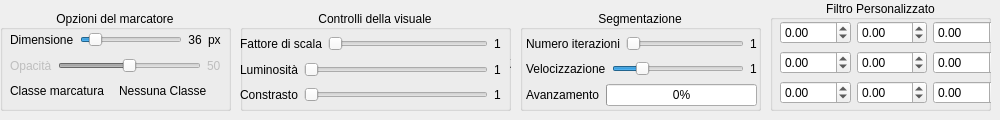
    <widget class="QWidget" name="tab">
     <property name="toolTip">
      <string>Opzioni per la visuale e per l'algoritmo</string>
     </property>
     <attribute name="icon">
      <iconset resource="icons.qrc">
       <normaloff>:/icons/impostazioni_icon</normaloff>:/icons/impostazioni_icon</iconset>
     </attribute>
     <attribute name="title">
      <string>Opzioni</string>
     </attribute>
     <widget class="QGroupBox" name="groupBox">
      <property name="geometry">
       <rect>
        <x>0</x>
        <y>10</y>
        <width>231</width>
        <height>101</height>
       </rect>
      </property>
      <property name="title">
       <string>Opzioni del marcatore</string>
      </property>
      <property name="alignment">
       <set>Qt::AlignCenter</set>
      </property>
      <widget class="QWidget" name="layoutWidget">
       <property name="geometry">
        <rect>
         <x>10</x>
         <y>20</y>
         <width>211</width>
         <height>71</height>
        </rect>
       </property>
       <layout class="QVBoxLayout" name="verticalLayout">
        <item>
         <layout class="QHBoxLayout" name="horizontalLayout_3">
          <item>
           <widget class="QLabel" name="label_4">
            <property name="toolTip">
             <string>Dimensione del selettore delle aree in pixel</string>
            </property>
            <property name="toolTipDuration">
             <number>1</number>
            </property>
            <property name="text">
             <string>Dimensione</string>
            </property>
           </widget>
          </item>
          <item>
           <widget class="QSlider" name="brushSizeSelector">
            <property name="toolTip">
             <string>Dimensione del selettore delle aree in pixel</string>
            </property>
            <property name="toolTipDuration">
             <number>1</number>
            </property>
            <property name="minimum">
             <number>1</number>
            </property>
            <property name="maximum">
             <number>400</number>
            </property>
            <property name="value">
             <number>36</number>
            </property>
            <property name="orientation">
             <enum>Qt::Horizontal</enum>
            </property>
            <property name="tickPosition">
             <enum>QSlider::NoTicks</enum>
            </property>
           </widget>
          </item>
          <item>
           <widget class="QLabel" name="sliderValueLabel">
            <property name="toolTip">
             <string>Dimensione del selettore delle aree in pixel</string>
            </property>
            <property name="toolTipDuration">
             <number>1</number>
            </property>
            <property name="text">
             <string>36</string>
            </property>
            <property name="alignment">
             <set>Qt::AlignCenter</set>
            </property>
           </widget>
          </item>
          <item>
           <widget class="QLabel" name="label_10">
            <property name="toolTip">
             <string>Dimensione del selettore delle aree in pixel</string>
            </property>
            <property name="toolTipDuration">
             <number>1</number>
            </property>
            <property name="text">
             <string>px</string>
            </property>
           </widget>
          </item>
         </layout>
        </item>
        <item>
         <layout class="QHBoxLayout" name="horizontalLayout_2">
          <item>
           <widget class="QLabel" name="label_9">
            <property name="enabled">
             <bool>false</bool>
            </property>
            <property name="toolTip">
             <string>Quanto nell'anteprima, si deve vedere il colore del marcatore. Un valore più alto rende più facile da vedere i segni delle marcature, ma rende più difficile intravedere l'immagine sottostante, viceversa con valori più bassi.</string>
            </property>
            <property name="toolTipDuration">
             <number>1</number>
            </property>
            <property name="text">
             <string>Opacità</string>
            </property>
           </widget>
          </item>
          <item>
           <widget class="QSlider" name="fattoreColorizzazioneSlider">
            <property name="enabled">
             <bool>false</bool>
            </property>
            <property name="toolTip">
             <string>Quanto nell'anteprima, si deve vedere il colore del marcatore. Un valore più alto rende più facile da vedere i segni delle marcature, ma rende più difficile intravedere l'immagine sottostante, viceversa con valori più bassi.</string>
            </property>
            <property name="toolTipDuration">
             <number>1</number>
            </property>
            <property name="maximum">
             <number>100</number>
            </property>
            <property name="value">
             <number>50</number>
            </property>
            <property name="orientation">
             <enum>Qt::Horizontal</enum>
            </property>
           </widget>
          </item>
          <item>
           <widget class="QLabel" name="fattoreColorizzazioneLabel">
            <property name="enabled">
             <bool>false</bool>
            </property>
            <property name="toolTip">
             <string>Quanto nell'anteprima, si deve vedere il colore del marcatore. Un valore più alto rende più facile da vedere i segni delle marcature, ma rende più difficile intravedere l'immagine sottostante, viceversa con valori più bassi.</string>
            </property>
            <property name="toolTipDuration">
             <number>1</number>
            </property>
            <property name="text">
             <string>50</string>
            </property>
           </widget>
          </item>
         </layout>
        </item>
        <item>
         <layout class="QHBoxLayout" name="horizontalLayout_4">
          <item>
           <widget class="QLabel" name="label_5">
            <property name="toolTip">
             <string>Tipo di area attualmente in fase di marcatura</string>
            </property>
            <property name="toolTipDuration">
             <number>1</number>
            </property>
            <property name="text">
             <string>Classe marcatura</string>
            </property>
           </widget>
          </item>
          <item>
           <widget class="QLabel" name="pixelClassLabel">
            <property name="toolTip">
             <string>Tipo di area attualmente in fase di marcatura</string>
            </property>
            <property name="text">
             <string>Nessuna Classe</string>
            </property>
           </widget>
          </item>
         </layout>
        </item>
       </layout>
      </widget>
     </widget>
     <widget class="QGroupBox" name="groupBox_2">
      <property name="geometry">
       <rect>
        <x>240</x>
        <y>10</y>
        <width>271</width>
        <height>101</height>
       </rect>
      </property>
      <property name="toolTip">
       <string/>
      </property>
      <property name="toolTipDuration">
       <number>1</number>
      </property>
      <property name="title">
       <string>Controlli della visuale</string>
      </property>
      <property name="alignment">
       <set>Qt::AlignCenter</set>
      </property>
      <widget class="QWidget" name="layoutWidget">
       <property name="geometry">
        <rect>
         <x>0</x>
         <y>24</y>
         <width>261</width>
         <height>71</height>
        </rect>
       </property>
       <layout class="QVBoxLayout" name="verticalLayout_2">
        <item>
         <layout class="QHBoxLayout" name="horizontalLayout_5">
          <item>
           <widget class="QLabel" name="label_8">
            <property name="toolTip">
             <string>Aumenta/Diminuisce lo zoom nell'anteprima delle marcature</string>
            </property>
            <property name="toolTipDuration">
             <number>1</number>
            </property>
            <property name="text">
             <string>Fattore di scala</string>
            </property>
           </widget>
          </item>
          <item>
           <widget class="QSlider" name="zoomSlider">
            <property name="toolTip">
             <string>Aumenta/Diminuisce lo zoom nell'anteprima delle marcature</string>
            </property>
            <property name="toolTipDuration">
             <number>1</number>
            </property>
            <property name="minimum">
             <number>1</number>
            </property>
            <property name="maximum">
             <number>100</number>
            </property>
            <property name="singleStep">
             <number>1</number>
            </property>
            <property name="pageStep">
             <number>1</number>
            </property>
            <property name="value">
             <number>1</number>
            </property>
            <property name="orientation">
             <enum>Qt::Horizontal</enum>
            </property>
            <property name="tickPosition">
             <enum>QSlider::NoTicks</enum>
            </property>
           </widget>
          </item>
          <item>
           <widget class="QLabel" name="zoomValue">
            <property name="toolTip">
             <string>Aumenta/Diminuisce lo zoom nell'anteprima delle marcature</string>
            </property>
            <property name="toolTipDuration">
             <number>1</number>
            </property>
            <property name="text">
             <string>1</string>
            </property>
            <property name="alignment">
             <set>Qt::AlignCenter</set>
            </property>
           </widget>
          </item>
         </layout>
        </item>
        <item>
         <layout class="QHBoxLayout" name="horizontalLayout_6">
          <item>
           <widget class="QLabel" name="label_11">
            <property name="text">
             <string>Luminosità</string>
            </property>
           </widget>
          </item>
          <item>
           <widget class="QSlider" name="luminositaSlider">
            <property name="toolTip">
             <string>Aumenta temporaneamente la luminosità dell'anteprima</string>
            </property>
            <property name="toolTipDuration">
             <number>1</number>
            </property>
            <property name="minimum">
             <number>1</number>
            </property>
            <property name="maximum">
             <number>255</number>
            </property>
            <property name="singleStep">
             <number>1</number>
            </property>
            <property name="pageStep">
             <number>1</number>
            </property>
            <property name="value">
             <number>1</number>
            </property>
            <property name="orientation">
             <enum>Qt::Horizontal</enum>
            </property>
            <property name="tickPosition">
             <enum>QSlider::NoTicks</enum>
            </property>
           </widget>
          </item>
          <item>
           <widget class="QLabel" name="luminositaValue">
            <property name="text">
             <string>1</string>
            </property>
            <property name="alignment">
             <set>Qt::AlignCenter</set>
            </property>
           </widget>
          </item>
         </layout>
        </item>
        <item>
         <layout class="QHBoxLayout" name="horizontalLayout_7">
          <item>
           <widget class="QLabel" name="label_12">
            <property name="toolTip">
             <string>Aumenta temporaneamente il contrasto e la gamma dell'anteprima delle marcature</string>
            </property>
            <property name="toolTipDuration">
             <number>1</number>
            </property>
            <property name="text">
             <string>Constrasto</string>
            </property>
           </widget>
          </item>
          <item>
           <widget class="QSlider" name="contrastoSlider">
            <property name="toolTip">
             <string>Aumenta temporaneamente il contrasto e la gamma dell'anteprima delle marcature</string>
            </property>
            <property name="toolTipDuration">
             <number>1</number>
            </property>
            <property name="minimum">
             <number>1</number>
            </property>
            <property name="maximum">
             <number>10</number>
            </property>
            <property name="singleStep">
             <number>1</number>
            </property>
            <property name="pageStep">
             <number>1</number>
            </property>
            <property name="value">
             <number>1</number>
            </property>
            <property name="orientation">
             <enum>Qt::Horizontal</enum>
            </property>
            <property name="tickPosition">
             <enum>QSlider::NoTicks</enum>
            </property>
           </widget>
          </item>
          <item>
           <widget class="QLabel" name="constrastoValue">
            <property name="toolTip">
             <string>Aumenta temporaneamente il contrasto e la gamma dell'anteprima delle marcature</string>
            </property>
            <property name="toolTipDuration">
             <number>1</number>
            </property>
            <property name="text">
             <string>1</string>
            </property>
            <property name="alignment">
             <set>Qt::AlignCenter</set>
            </property>
           </widget>
          </item>
         </layout>
        </item>
       </layout>
      </widget>
      <widget class="QGroupBox" name="groupBox_3">
       <property name="geometry">
        <rect>
         <x>270</x>
         <y>20</y>
         <width>271</width>
         <height>101</height>
        </rect>
       </property>
       <property name="title">
        <string>Controlli visuale</string>
       </property>
       <property name="alignment">
        <set>Qt::AlignCenter</set>
       </property>
       <widget class="QWidget" name="layoutWidget_7">
        <property name="geometry">
         <rect>
          <x>0</x>
          <y>24</y>
          <width>261</width>
          <height>71</height>
         </rect>
        </property>
        <layout class="QVBoxLayout" name="verticalLayout_3">
         <item>
          <layout class="QHBoxLayout" name="horizontalLayout_16">
           <item>
            <widget class="QLabel" name="label_20">
             <property name="text">
              <string>Zoom</string>
             </property>
            </widget>
           </item>
           <item>
            <widget class="QSlider" name="zoomSlider_2">
             <property name="minimum">
              <number>1</number>
             </property>
             <property name="maximum">
              <number>100</number>
             </property>
             <property name="singleStep">
              <number>1</number>
             </property>
             <property name="pageStep">
              <number>1</number>
             </property>
             <property name="value">
              <number>1</number>
             </property>
             <property name="orientation">
              <enum>Qt::Horizontal</enum>
             </property>
             <property name="tickPosition">
              <enum>QSlider::NoTicks</enum>
             </property>
            </widget>
           </item>
           <item>
            <widget class="QLabel" name="zoomValue_2">
             <property name="text">
              <string>1 %</string>
             </property>
             <property name="alignment">
              <set>Qt::AlignCenter</set>
             </property>
            </widget>
           </item>
          </layout>
         </item>
         <item>
          <layout class="QHBoxLayout" name="horizontalLayout_17">
           <item>
            <widget class="QLabel" name="label_21">
             <property name="text">
              <string>Luminosità</string>
             </property>
            </widget>
           </item>
           <item>
            <widget class="QSlider" name="luminositaSlider_2">
             <property name="minimum">
              <number>1</number>
             </property>
             <property name="maximum">
              <number>255</number>
             </property>
             <property name="singleStep">
              <number>1</number>
             </property>
             <property name="pageStep">
              <number>1</number>
             </property>
             <property name="value">
              <number>1</number>
             </property>
             <property name="orientation">
              <enum>Qt::Horizontal</enum>
             </property>
             <property name="tickPosition">
              <enum>QSlider::NoTicks</enum>
             </property>
            </widget>
           </item>
           <item>
            <widget class="QLabel" name="luminositaValue_2">
             <property name="text">
              <string>1</string>
             </property>
             <property name="alignment">
              <set>Qt::AlignCenter</set>
             </property>
            </widget>
           </item>
          </layout>
         </item>
         <item>
          <layout class="QHBoxLayout" name="horizontalLayout_18">
           <item>
            <widget class="QLabel" name="label_22">
             <property name="text">
              <string>Constrasto</string>
             </property>
            </widget>
           </item>
           <item>
            <widget class="QSlider" name="contrastoSlider_2">
             <property name="minimum">
              <number>1</number>
             </property>
             <property name="maximum">
              <number>10</number>
             </property>
             <property name="singleStep">
              <number>1</number>
             </property>
             <property name="pageStep">
              <number>1</number>
             </property>
             <property name="value">
              <number>1</number>
             </property>
             <property name="orientation">
              <enum>Qt::Horizontal</enum>
             </property>
             <property name="tickPosition">
              <enum>QSlider::NoTicks</enum>
             </property>
            </widget>
           </item>
           <item>
            <widget class="QLabel" name="constrastoValue_2">
             <property name="text">
              <string>1</string>
             </property>
             <property name="alignment">
              <set>Qt::AlignCenter</set>
             </property>
            </widget>
           </item>
          </layout>
         </item>
        </layout>
       </widget>
      </widget>
     </widget>
     <widget class="QGroupBox" name="groupBox_4">
      <property name="geometry">
       <rect>
        <x>520</x>
        <y>10</y>
        <width>241</width>
        <height>101</height>
       </rect>
      </property>
      <property name="toolTipDuration">
       <number>1</number>
      </property>
      <property name="title">
       <string>Segmentazione</string>
      </property>
      <property name="alignment">
       <set>Qt::AlignCenter</set>
      </property>
      <widget class="QWidget" name="layoutWidget">
       <property name="geometry">
        <rect>
         <x>6</x>
         <y>24</y>
         <width>231</width>
         <height>72</height>
        </rect>
       </property>
       <layout class="QVBoxLayout" name="verticalLayout_4">
        <item>
         <layout class="QHBoxLayout" name="horizontalLayout_19">
          <item>
           <widget class="QLabel" name="label_23">
            <property name="toolTip">
             <string>Aumentando il numero di iterazioni dell'algoritmo, l'esecuzione diventa più lenta, ma i risultati sono migliori</string>
            </property>
            <property name="toolTipDuration">
             <number>1</number>
            </property>
            <property name="text">
             <string>Numero iterazioni</string>
            </property>
           </widget>
          </item>
          <item>
           <widget class="QSlider" name="nIterazioniSlider">
            <property name="toolTip">
             <string>Aumentando il numero di iterazioni dell'algoritmo, l'esecuzione diventa più lenta, ma i risultati sono migliori</string>
            </property>
            <property name="toolTipDuration">
             <number>1</number>
            </property>
            <property name="minimum">
             <number>1</number>
            </property>
            <property name="maximum">
             <number>20</number>
            </property>
            <property name="singleStep">
             <number>1</number>
            </property>
            <property name="pageStep">
             <number>1</number>
            </property>
            <property name="value">
             <number>1</number>
            </property>
            <property name="orientation">
             <enum>Qt::Horizontal</enum>
            </property>
            <property name="tickPosition">
             <enum>QSlider::NoTicks</enum>
            </property>
           </widget>
          </item>
          <item>
           <widget class="QLabel" name="nIterazioniLabel">
            <property name="toolTip">
             <string>Aumentando il numero di iterazioni dell'algoritmo, l'esecuzione diventa più lenta, ma i risultati sono migliori</string>
            </property>
            <property name="toolTipDuration">
             <number>1</number>
            </property>
            <property name="text">
             <string>1</string>
            </property>
            <property name="alignment">
             <set>Qt::AlignCenter</set>
            </property>
           </widget>
          </item>
         </layout>
        </item>
        <item>
         <layout class="QHBoxLayout" name="horizontalLayout_22">
          <item>
           <widget class="QLabel" name="label_26">
            <property name="toolTip">
             <string>Riduce la mappa su cui l'algoritmo lavora del fattore scelto. Abbassa la qualità della segmentazione.</string>
            </property>
            <property name="toolTipDuration">
             <number>1</number>
            </property>
            <property name="text">
             <string>Velocizzazione</string>
            </property>
           </widget>
          </item>
          <item>
           <widget class="QSlider" name="fattoreVelocitaSlider">
            <property name="toolTip">
             <string>Riduce la mappa su cui l'algoritmo lavora del fattore scelto. Abbassa la qualità della segmentazione.</string>
            </property>
            <property name="toolTipDuration">
             <number>1</number>
            </property>
            <property name="minimum">
             <number>1</number>
            </property>
            <property name="maximum">
             <number>16</number>
            </property>
            <property name="singleStep">
             <number>1</number>
            </property>
            <property name="pageStep">
             <number>1</number>
            </property>
            <property name="value">
             <number>4</number>
            </property>
            <property name="orientation">
             <enum>Qt::Horizontal</enum>
            </property>
            <property name="tickPosition">
             <enum>QSlider::NoTicks</enum>
            </property>
            <property name="tickInterval">
             <number>1</number>
            </property>
           </widget>
          </item>
          <item>
           <widget class="QLabel" name="fattoreVelocitaLabel">
            <property name="toolTip">
             <string>Riduce la mappa su cui l'algoritmo lavora del fattore scelto. Abbassa la qualità della segmentazione.</string>
            </property>
            <property name="toolTipDuration">
             <number>1</number>
            </property>
            <property name="text">
             <string>1</string>
            </property>
            <property name="alignment">
             <set>Qt::AlignCenter</set>
            </property>
           </widget>
          </item>
         </layout>
        </item>
        <item>
         <layout class="QHBoxLayout" name="horizontalLayout">
          <item>
           <widget class="QLabel" name="label_28">
            <property name="text">
             <string>Avanzamento</string>
            </property>
           </widget>
          </item>
          <item>
           <widget class="QProgressBar" name="progressBar_2">
            <property name="value">
             <number>0</number>
            </property>
           </widget>
          </item>
         </layout>
        </item>
       </layout>
      </widget>
     </widget>
     <widget class="QGroupBox" name="groupBox_5">
      <property name="geometry">
       <rect>
        <x>770</x>
        <y>0</y>
        <width>221</width>
        <height>111</height>
       </rect>
      </property>
      <property name="toolTipDuration">
       <number>1</number>
      </property>
      <property name="title">
       <string>Filtro Personalizzato</string>
      </property>
      <property name="alignment">
       <set>Qt::AlignCenter</set>
      </property>
      <widget class="QWidget" name="layoutWidget_9">
       <property name="geometry">
        <rect>
         <x>10</x>
         <y>50</y>
         <width>224</width>
         <height>25</height>
        </rect>
       </property>
       <layout class="QHBoxLayout" name="horizontalLayout_25">
        <item>
         <widget class="QDoubleSpinBox" name="kernel10">
          <property name="minimum">
           <double>-99.000000000000000</double>
          </property>
         </widget>
        </item>
        <item>
         <widget class="QDoubleSpinBox" name="kernel11">
          <property name="minimum">
           <double>-99.000000000000000</double>
          </property>
         </widget>
        </item>
        <item>
         <widget class="QDoubleSpinBox" name="kernel12">
          <property name="minimum">
           <double>-99.000000000000000</double>
          </property>
         </widget>
        </item>
       </layout>
      </widget>
      <widget class="QWidget" name="layoutWidget_10">
       <property name="geometry">
        <rect>
         <x>10</x>
         <y>80</y>
         <width>224</width>
         <height>25</height>
        </rect>
       </property>
       <layout class="QHBoxLayout" name="horizontalLayout_27">
        <item>
         <widget class="QDoubleSpinBox" name="kernel20">
          <property name="minimum">
           <double>-99.000000000000000</double>
          </property>
         </widget>
        </item>
        <item>
         <widget class="QDoubleSpinBox" name="kernel21">
          <property name="minimum">
           <double>-99.000000000000000</double>
          </property>
         </widget>
        </item>
        <item>
         <widget class="QDoubleSpinBox" name="kernel22">
          <property name="minimum">
           <double>-99.000000000000000</double>
          </property>
         </widget>
        </item>
       </layout>
      </widget>
      <widget class="QWidget" name="layoutWidget">
       <property name="geometry">
        <rect>
         <x>10</x>
         <y>20</y>
         <width>224</width>
         <height>25</height>
        </rect>
       </property>
       <layout class="QHBoxLayout" name="horizontalLayout_24">
        <item>
         <widget class="QDoubleSpinBox" name="kernel00">
          <property name="minimum">
           <double>-99.000000000000000</double>
          </property>
         </widget>
        </item>
        <item>
         <widget class="QDoubleSpinBox" name="kernel01">
          <property name="minimum">
           <double>-99.000000000000000</double>
          </property>
         </widget>
        </item>
        <item>
         <widget class="QDoubleSpinBox" name="kernel02">
          <property name="minimum">
           <double>-99.000000000000000</double>
          </property>
         </widget>
        </item>
       </layout>
      </widget>
     </widget>
    </widget>
